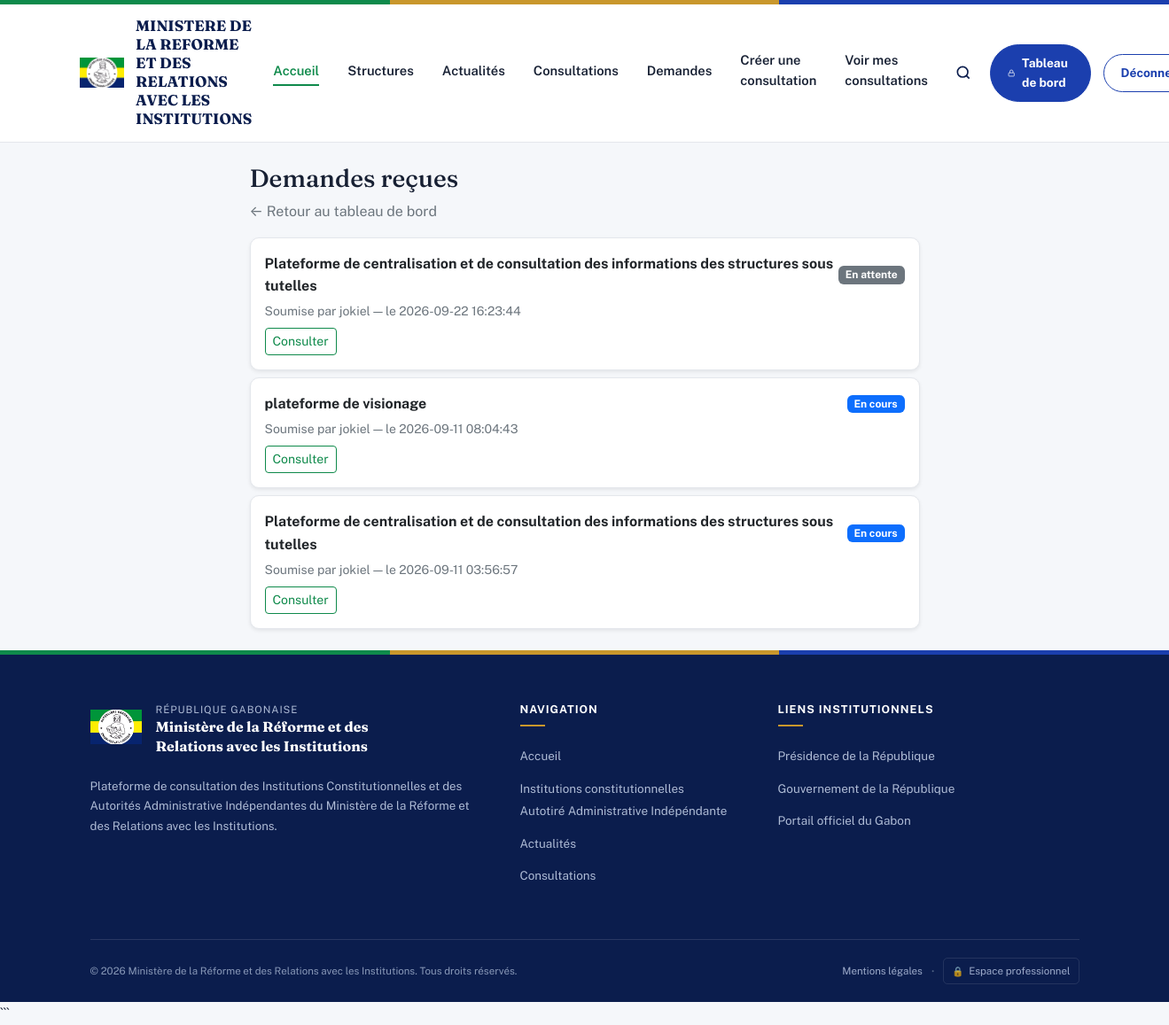
Page /views/agent_ministere/demandes.php (signed in) on the committed database.
### tables this page shows
CREATE TABLE IF NOT EXISTS `demandes` (
  `id_demande` int NOT NULL AUTO_INCREMENT,
  `titre_theme` varchar(255) NOT NULL,
  `contexte` text,
  `problematique` text,
  `objectifs` text,
  `utilisateurs_concernes` text,
  `contraintes` text,
  `delai_souhaite` varchar(100) DEFAULT NULL,
  `id_point_focal` int NOT NULL,
  `statut` varchar(30) NOT NULL DEFAULT 'en_attente',
  `reponse_agent` text,
  `id_agent_traitant` int DEFAULT NULL,
  `date_soumission` datetime DEFAULT CURRENT_TIMESTAMP,
  `date_reponse` datetime DEFAULT NULL,
  PRIMARY KEY (`id_demande`),
  KEY `fk_demandes_point_focal` (`id_point_focal`),
  KEY `fk_demandes_agent` (`id_agent_traitant`)
);

CREATE TABLE IF NOT EXISTS `utilisateurs` (
  `id` int NOT NULL AUTO_INCREMENT,
  `username` varchar(20) NOT NULL,
  `password` varchar(255) NOT NULL,
  `role` enum('super_admin','agent_ministere','point_focal') NOT NULL,
  PRIMARY KEY (`id`),
  UNIQUE KEY `username` (`username`)
);

### views/agent_ministere/demandes.php (the view, shortened to what this page needs)
<?php
require_once '../../config/database.php';
$demandesStmt = $db->query("
    SELECT demandes.id_demande, demandes.titre_theme, demandes.statut, demandes.date_soumission, utilisateurs.username AS soumis_par
    FROM demandes
    JOIN utilisateurs ON utilisateurs.id = demandes.id_point_focal
    ORDER BY demandes.date_soumission DESC
");
$demandes = $demandesStmt->fetchAll(PDO::FETCH_ASSOC);
$libellesStatut = ['en_attente' => 'En attente', 'en_cours' => 'En cours', 'besoin_rdv' => "Besoin d'un rendez-vous", 'accepte' => 'Acceptée', 'refuse' => 'Refusée', 'traite' => 'Traitée'];
$couleursStatut = ['en_attente' => 'bg-secondary', 'en_cours' => 'bg-primary', 'besoin_rdv' => 'bg-warning text-dark', 'accepte' => 'bg-success', 'refuse' => 'bg-danger', 'traite' => 'bg-success'];
require '../../includes/header.php';
?>
<main class="container my-4" style="max-width: 780px;">
    <h1 class="h3">Demandes reçues</h1>
    <p><a href="dashboard.php" class="link-secondary">← Retour au tableau de bord</a></p>
    <?php foreach ($demandes as $d): ?>
        <div class="card shadow-sm mb-2">
            <div class="card-body">
                <div class="d-flex justify-content-between align-items-center mb-1">
                    <strong><?= htmlspecialchars($d['titre_theme']) ?></strong>
                    <span class="badge <?= $couleursStatut[$d['statut']] ?>"><?= $libellesStatut[$d['statut']] ?></span>
                </div>
                <p class="small text-secondary mb-2">Soumise par <?= htmlspecialchars($d['soumis_par']) ?> — le <?= htmlspecialchars($d['date_soumission']) ?></p>
                <a href="demande_detail.php?id=<?= $d['id_demande'] ?>" class="btn btn-outline-success btn-sm">Consulter</a>
            </div>
        </div>
    <?php endforeach; ?>
</main>
<?php require '../../includes/footer.php'; ?>

### includes/header.php (style rules this page uses)
:root { --mrri-vert: #0F8A4B; --mrri-vert-dark: #0B6B3A; --mrri-bleu: #1B3FAE; --mrri-bleu-dark: #142F86; --mrri-bleu-nuit: #0B1D4D; --mrri-or: #C9972C; --mrri-or-light: #F7EACB; --mrri-text: #172033; --mrri-text-light: #667085; --mrri-bg: #F5F7FA; --mrri-border: #E4E7EC; --mrri-white: #FFFFFF; --radius-sm: 6px; --radius-md: 10px; --radius-lg: 18px; --shadow-sm: 0 2px 8px rgba(11,29,77,.06); --shadow-md: 0 10px 30px rgba(11,29,77,.09); --font-title: "Fraunces", Georgia, serif; --font-body: "Public Sans", -apple-system, BlinkMacSystemFont, "Segoe UI", Arial, sans-serif; }
body { margin: 0; background: var(--mrri-bg); color: var(--mrri-text); font-family: var(--font-body); line-height: 1.6; }
h1, h2, h3, h4, h5 { font-family: var(--font-title); color: var(--mrri-bleu-nuit); font-weight: 700; }
a { text-decoration: none; }
.btn-outline-success { --bs-btn-color: var(--mrri-vert); --bs-btn-border-color: var(--mrri-vert); --bs-btn-hover-bg: var(--mrri-vert); --bs-btn-hover-border-color: var(--mrri-vert); }
.card { border: 1px solid var(--mrri-border); border-radius: var(--radius-md); box-shadow: none; transition: border-color .15s ease, transform .15s ease; }

### rows in the picture
demandes: titre_theme "Plateforme de centralisation et de consultation des informations des structures sous tutelles", statut "En attente", id_point_focal.username "jokiel", date_soumission "2026-09-22 16:23:44"
demandes: titre_theme "plateforme de visionage", statut "En cours", id_point_focal.username "jokiel", date_soumission "2026-09-11 08:04:43"
demandes: titre_theme "Plateforme de centralisation et de consultation des informations des structures sous tutelles", statut "En cours", id_point_focal.username "jokiel", date_soumission "2026-09-11 03:56:57"
